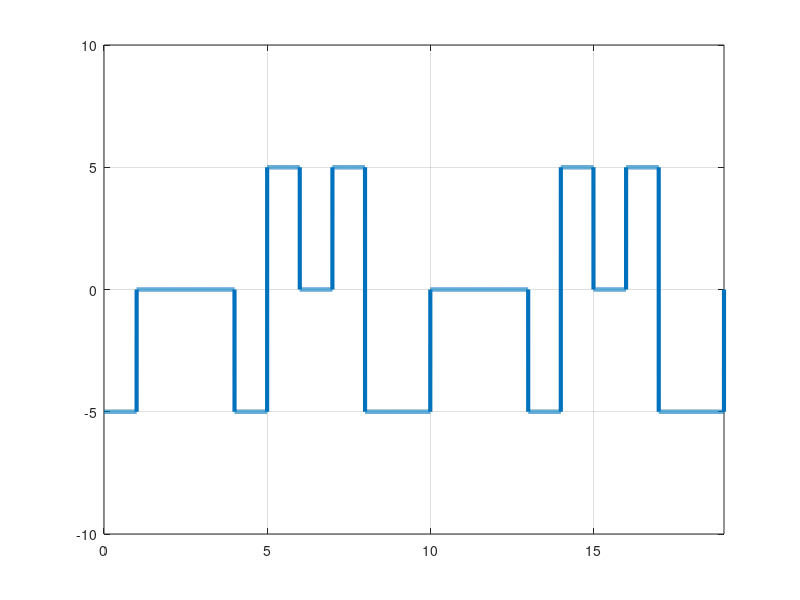

This chart was generated by the following MATLAB code:
%Bipolar with 8-zero substitution (B8ZS) :

clc;    %clear command line
clear all;  %clear variables
close all;  %clear figures

bits = [1 0 0 0 0 0 0 0 0 1 0 0 0 0 0 0 0 0 1];

%Modulation :

bitRate = 1;
voltage = 5;

samplingRate = 1000;
samplingTime=1/samplingRate;
endTime = length(bits)/bitRate;
time = 0:samplingTime:endTime;

modulation = zeros(1,length(time));
cnt = 0;
lastbit = voltage;

for i = 1:length(bits)
    if(bits(i)==0)
        cnt=cnt+1;
        if(cnt==8)  %000VB0VB
            modulation((i-1-7)*samplingRate+1:(i-7)*samplingRate)=0;
            modulation((i-1-6)*samplingRate+1:(i-6)*samplingRate)=0;
            modulation((i-1-5)*samplingRate+1:(i-5)*samplingRate)=0;
            modulation((i-1-4)*samplingRate+1:(i-4)*samplingRate)=lastbit;
            modulation((i-1-3)*samplingRate+1:(i-3)*samplingRate)=-lastbit;
            modulation((i-1-2)*samplingRate+1:(i-2)*samplingRate)=0;
            modulation((i-1-1)*samplingRate+1:(i-1)*samplingRate)=-lastbit;
            modulation((i-1-0)*samplingRate+1:(i-0)*samplingRate)=lastbit;
            lastbit=-lastbit;
            cnt=0;
        end
    else
        modulation((i-1)*samplingRate+1:i*samplingRate)=-lastbit;
        lastbit=-lastbit;
        cnt=0;
    end
end

plot(time,modulation,'LineWidth',3);
axis([0 endTime -voltage-5 voltage+5]);
grid on;

%Demodulation :

count = 0;
lastbit = voltage;

for i = 1:length(time)
    if(time(i)>cnt)
        cnt=cnt+1;
        if(modulation(i)==lastbit)
            demodulation(cnt:cnt+4)=0;
            cnt=cnt+4;
        else
            if(modulation(i)==0)
                demodulation(cnt)=0;
            else
                demodulation(cnt)=1;
                lastbit=-lastbit;
            end
        end
    end
end

disp(demodulation);